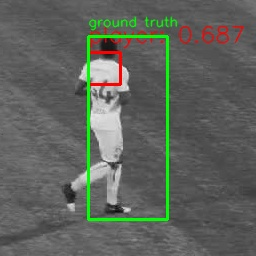
#> input picture 468Odev/finalTestPrediction.jpg, 256 x 256 px; its folder holds 2 pictures in this run
$ jupyter execute homework_Results.ipynb
#> lines starting #> are read from the running program, lines starting #| are printed output that depends on the picture
# Bil464 Ödev1
## Şablon eşleştirme ile futbolcu tesipiti

[cell 1]
from pathlib import Path

import cv2
import matplotlib.pyplot as plt
import numpy as np

# Veri seti
Bu ödevde tek sınıflı nesne tespiti problemi üzerine çalıştım. Tespit etmeye çalıştığım sınıf player sınıfı.

Train için 10 kırpılmış oyuncu şablonu bulunuyor
Validation için 200 player olan, 600 player olmayan görsel bulunuyor
Test için 200 player olan, 600 player olmayan görsel bulunuyor
Görüntülerin boyutu 256x256
Ön işlem olarak da griye çevirme uyguladım

[cell 2]
templeteDir = Path("data/odevData/train/player")

validationPosDir = Path("data/odevData/validation/positive")

validationNegDir = Path("data/odevData/validation/negative")

testPosDir = Path("data/odevData/test/positive")

testNegDir = Path("data/odevData/test/negative")

print("Eğitim şablonu: ", len(list(templeteDir.glob("*.png"))))

print("Validation pozitif: ", len(list(validationPosDir.glob("*.jpg"))))

print("Validation negatif: ", len(list(validationNegDir.glob("*.jpg"))))

print("Test pozitif: ", len(list(testPosDir.glob("*.jpg"))))

print("Test negatif: ", len(list(testNegDir.glob("*.jpg"))))

[cell 3]
# train kırpılmış oyuncu şablonları
templatePaths = sorted(templeteDir.glob("*.png"))

plt.figure(figsize=(15, 6))

for index, templatePath in enumerate(templatePaths, start=1):
    template = cv2.imread(str(templatePath), cv2.IMREAD_GRAYSCALE)

    plt.subplot(2, 5, index)
    plt.imshow(template, cmap="gray")
    plt.title(f"Şablon {index}")
    plt.axis("off")

plt.tight_layout()
plt.show()

## Yöntem

Her validation ve test görüntüsü gri tonlamalı ve 256x256 boyutunda kullanıldı. Trainden 10 oyuncu görüntüsü şablon olarak alındı.
Her şablon şu ölçeklerle denendi:
256x256, 128x128, 64x64, 32x32

Her ölçek için şablon görüntü üzerinde kaydırıldı ve cv2.matchTemplate fonksiyonu TM_CCOEFF_NORMED yöntemi ile benzerlik skoru hesaplandı.

En yüksek benzerlik skoruna sahip bölge saklandı. Skopr eşleşme eşiğinden yüksekse görüntünün oyuncu olduğu kabul edildi.

Tahmin edilen bölgenin gerçek oyuncu kutusnu kapsama oranı hesaplandı ve alan eşiği ile karşılaştırıldı.

[cell 4]
# Validation üzerinde 10 deney yapıldı.

import pandas as pd

validationResult = pd.DataFrame(
    [
        [1, 0.50, 8, 0.50, 1, 145, 455, 199, 0.8175, 0.0022, 0.0050, 0.0030],
        [2, 0.30, 2, 0.05, 70, 0, 600, 130, 0.9125, 0.1045, 0.3500, 0.1609],
        [3, 0.35, 8, 0.10, 36, 0, 600, 164, 0.9550, 0.0566, 0.1800, 0.0861],
        [4, 0.40, 16, 0.15, 14, 14, 586, 186, 0.9650, 0.0233, 0.0700, 0.0350],
        [5, 0.45, 4, 0.20, 4, 77, 523, 196, 0.8988, 0.0076, 0.0200, 0.0110],
        [6, 0.50, 32, 0.05, 70, 168, 432, 130, 0.7025, 0.1394, 0.3500, 0.1994],
        [7, 0.50, 8, 0.15, 14, 145, 455, 186, 0.8013, 0.0299, 0.0700, 0.0419],
        [8, 0.55, 2, 0.10, 36, 198, 402, 164, 0.7075, 0.0822, 0.1800, 0.1129],
        [9, 0.30, 4, 0.15, 14, 0, 600, 186, 0.9825, 0.0228, 0.0700, 0.0344],
        [10, 0.20, 2, 0.10, 36, 0, 600, 164, 0.9550, 0.0566, 0.1800, 0.0861],
    ],
    columns=[
        "Deney",
        "Eşleşme Eşiği",
        "Kayma Miktarı",
        "Alan Eşiği",
        "TP",
        "TN",
        "FP",
        "FN",
        "MSE",
        "Hassasiyet",
        "Geri Çağırma",
        "F1-Skor",
    ]
)

validationResult

[cell 5]
# en iyi deney sonucu

bestResult = validationResult.loc[
    validationResult["F1-Skor"].idxmax()
]

bestResult

# En iyi hyperparametreler

Validation üzerinde denenen hyperparametrelerden en yüksek f1 skoru 6. deneyde gözlendi.

Eşleşme eşiği: 0.50
Kayma miktarı: 32
Alan yüzdesi eşiği: 0.05
F1 skoru: 0.1994

bu hyperparametre değerleri test değerlendirmesi için kullanıldı.

[cell 6]
testResult = {
    "TP": 74,
    "TN": 48,
    "FP": 552,
    "FN": 126,
    "Accuracy": 0.1525,
    "Precision": 0.1182,
    "Recall": 0.3700,
    "F1-Score": 0.1792,
    "MSE": 0.8475,
}

testResult

[cell 7]
# Confusion Matrix

confusionMatrix = np.array(
    [
        [74, 126],
        [552, 48]
    ]
)


plt.figure(figsize=(6, 5))
plt.imshow(confusionMatrix)

plt.xticks(
    [0, 1],
    ["Oyuncu var", "Oyuncu yok"]
)

plt.yticks(
    [0, 1],
    ["Ger.ek oyuncu var", "Gerçek oyuncu yok"]
)

for row in range(2):
    for column in range(2):
        plt.text(
            column,
            row,
            confusionMatrix[row, column],
            ha="center",
            va="center"
        )


plt.xlabel("Tahmin")
plt.ylabel("Gerçek")

plt.title("Test Confusion Matrix")

plt.colorbar()
plt.show()
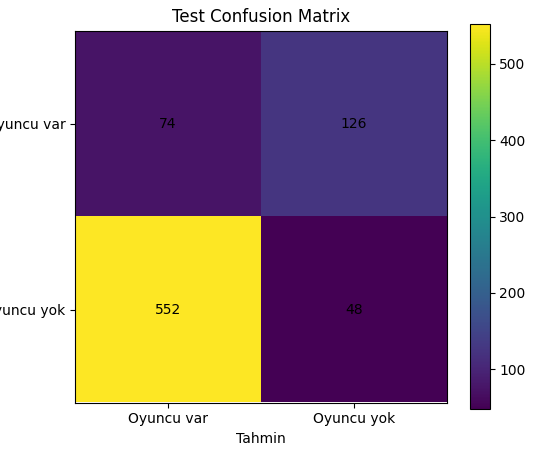
#> figure drawn by matplotlib, 2 panels

[cell 8]
# Test görsel örneği

predictionPath = Path("finalTestPrediction.jpg")

predictionImage = cv2.imread(str(predictionPath))
#> predictionImage is the input picture: shape (256, 256, 3); mean B, G, R 92.4, 99.4, 95

predictionImage = cv2.cvtColor(predictionImage, cv2.COLOR_BGR2RGB)

plt.figure(figsize=(8, 8))
plt.imshow(predictionImage)
plt.title("Örnek test tahmini")
plt.axis("off")
plt.show()
